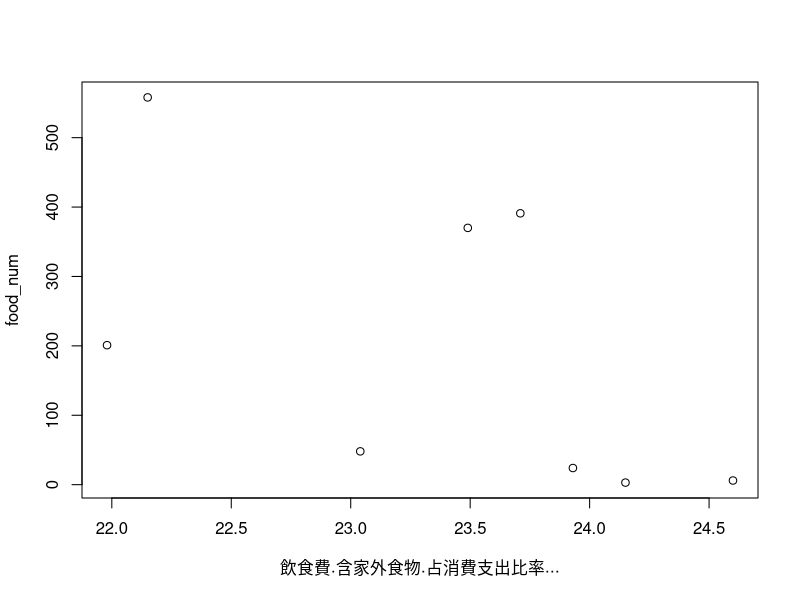
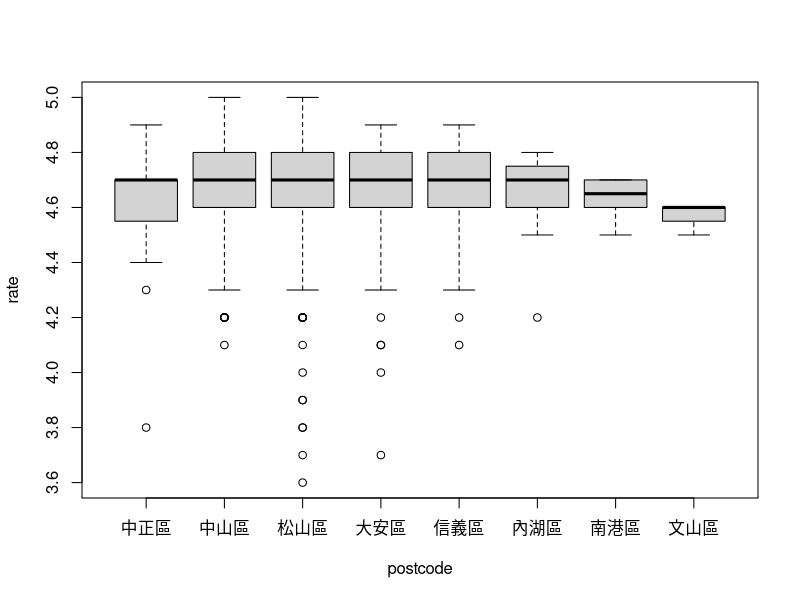
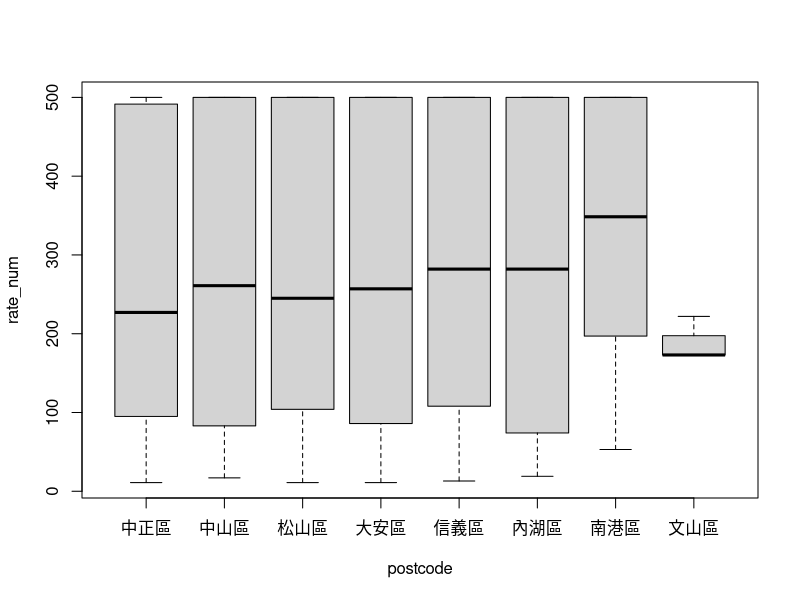
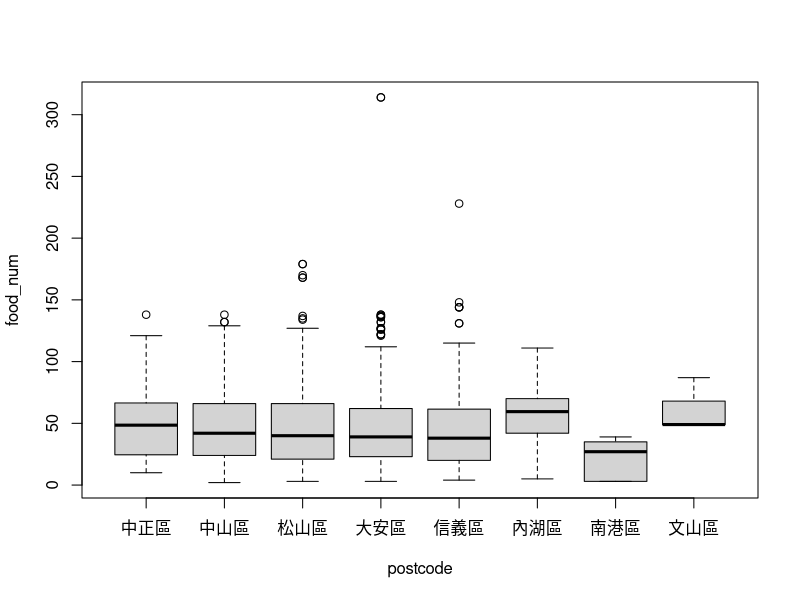
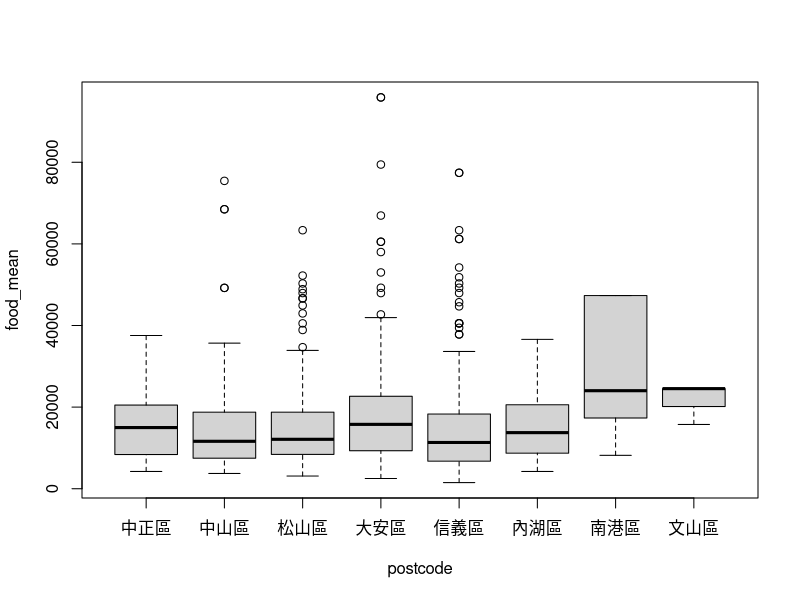

Reproduce these figures in R, in order.
data = read.csv("data/ubereat_1201.csv")
postcode = read.csv("data/postcode.csv")

# Taipei data
data = subset(data, postcode <= 116)[, c("postcode", "rate", "rate_num", "food_num", "food_mean")]
data_summary = aggregate(data, by=list(postcode=data$postcode), FUN=summary)

# find all postcode and it's name
codes = sort(unique(data[, "postcode"]))
district = c()
for (pcode in codes) {
    print(pcode)
    district = c(district, as.character(subset(postcode, code == pcode)$name))
}
district

# with food percentage
food = read.csv("data/food_percentage.csv")
store_num = aggregate(data, by=list(postcode=data$postcode), FUN=length)
store_num = store_num[, -2]
merge_store = merge(food, as.data.frame(store_num), by="postcode")
png("result/store_number_vs_food_precentage.png")
plot(food_num ~ 飲食費.含家外食物.占消費支出比率..., data=merge_store)

# plot
png("result/uber_rate.png", width=640, height=640)
data_rate = subset(data, rate_num > 0)
boxplot(rate ~ postcode, data=data_rate, names=district)

png("result/uber_rate_num.png", width=640, height=640)
boxplot(rate_num ~ postcode, data=data_rate, names=district)

png("result/uber_food_num.png", width=640, height=640)
boxplot(food_num ~ postcode, data=data, names=district)

png("result/uber_food_mean.png", width=640, height=640)
boxplot(food_mean ~ postcode, data=data, names=district)
head(data)
